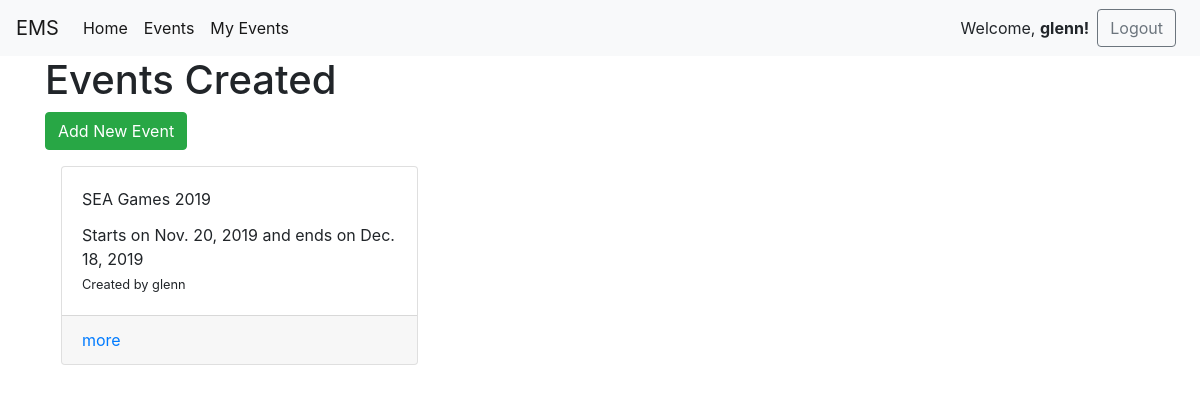
/events/my-events/ (signed in), run on an earlier commit of the app's database.
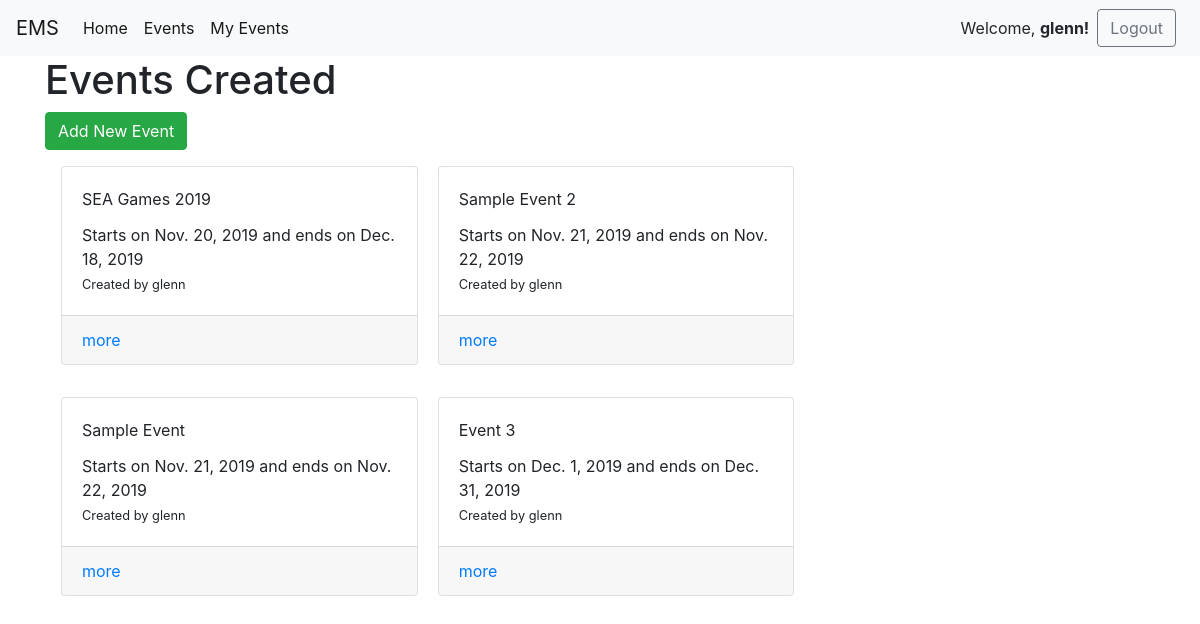
And on a later commit of the database.
### events/models.py (models this page shows, shortened)
class Event(models.Model):
   name = models.CharField("Name of Event",
      max_length=150, blank=False, null=False)
   description = models.TextField("Description",
      max_length=2000, blank=True)
   max_slots = models.IntegerField("Max Slots",
      blank=True, null=True)
   date_from = models.DateField("Start Date")
   date_to = models.DateField("End Date")
   time_from = models.TimeField("Start Time")
   time_to = models.TimeField("End Time")
   creator = models.ForeignKey(to = "users.Participant",
      on_delete = models.CASCADE)
   poster = models.ImageField(upload_to=poster_upload_path, blank=True,
      null = True, help_text="Please upload an image with 16:9 resolution")

### users/models.py (models this page shows)
class Participant(AbstractUser):
   contact_number = models.CharField("Contact Number",
      max_length = 50)
   designation = models.ForeignKey(to = "Designation",
      on_delete = models.SET_NULL, blank = True, null = True)

### events/views.py (the view)
class MyEventListView(LoginRequiredMixin, ListView):
   model = Event
   template_name = "my_events_list.html"
   def get_queryset(self):
      return Event.objects.filter(creator = self.request.user)

### events/templates/my_events_list.html (shortened to what this page needs)
{% extends 'base.html' %}
{% block content %}
<h1>Events Created</h1>
<a class="btn btn-success" href="{% url 'event_create' %}">Add New Event</a>
<div class="card-columns">
   {% for event in object_list %}
   <div class="card m-3">
      <div class="card-body">
         <div class="card-title"> {{ event.name }} </div>
         <div class="card-text">
            Starts on {{ event.date_from }}
            and ends on {{ event.date_to }}
         </div>
         <div class="card-text">
            <small>Created by {{ event.creator }}</small>
         </div>
      </div>
      <div class="card-footer">
         <a href="{% url 'event_detail' event.pk %}">more</a>
      </div>
   </div>
   {% endfor %}
</div>
{% endblock %}

What changed in the data, as far as the page shows it:
added Event: name "Sample Event", date_from "Nov. 21, 2019", date_to "Nov. 22, 2019", creator "glenn"
added Event: name "Sample Event 2", date_from "Nov. 21, 2019", date_to "Nov. 22, 2019", creator "glenn"
added Event: name "Event 3", date_from "Dec. 1, 2019", date_to "Dec. 31, 2019", creator "glenn"
